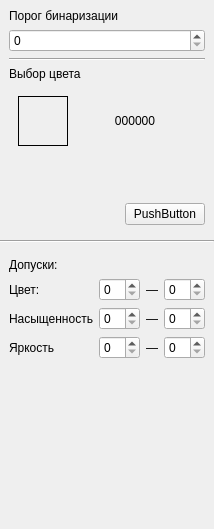
<?xml version="1.0" encoding="UTF-8"?>
<ui version="4.0">
 <class>BinarizatorSettingsForm</class>
 <widget class="QWidget" name="BinarizatorSettingsForm">
  <property name="geometry">
   <rect>
    <x>0</x>
    <y>0</y>
    <width>185</width>
    <height>529</height>
   </rect>
  </property>
  <property name="windowTitle">
   <string>Form</string>
  </property>
  <layout class="QVBoxLayout" name="verticalLayout">
   <property name="leftMargin">
    <number>0</number>
   </property>
   <property name="topMargin">
    <number>0</number>
   </property>
   <property name="rightMargin">
    <number>0</number>
   </property>
   <property name="bottomMargin">
    <number>15</number>
   </property>
   <item>
    <widget class="QWidget" name="widgetFilterType" native="true">
     <layout class="QVBoxLayout" name="verticalLayout_2">
      <item>
       <widget class="QLabel" name="label_2">
        <property name="text">
         <string>Порог бинаризации</string>
        </property>
       </widget>
      </item>
      <item>
       <widget class="QSpinBox" name="tresholdSpinBox">
        <property name="sizePolicy">
         <sizepolicy hsizetype="Minimum" vsizetype="Fixed">
          <horstretch>0</horstretch>
          <verstretch>0</verstretch>
         </sizepolicy>
        </property>
       </widget>
      </item>
      <item>
       <widget class="Line" name="line">
        <property name="orientation">
         <enum>Qt::Horizontal</enum>
        </property>
       </widget>
      </item>
      <item>
       <widget class="QLabel" name="label">
        <property name="text">
         <string>Выбор цвета </string>
        </property>
       </widget>
      </item>
      <item>
       <widget class="QWidget" name="horizontalWidget" native="true">
        <property name="sizePolicy">
         <sizepolicy hsizetype="Preferred" vsizetype="Fixed">
          <horstretch>0</horstretch>
          <verstretch>0</verstretch>
         </sizepolicy>
        </property>
        <layout class="QHBoxLayout" name="layoutColorInfo">
         <item>
          <widget class="QLabel" name="labelViewColor">
           <property name="sizePolicy">
            <sizepolicy hsizetype="Fixed" vsizetype="Fixed">
             <horstretch>0</horstretch>
             <verstretch>0</verstretch>
            </sizepolicy>
           </property>
           <property name="minimumSize">
            <size>
             <width>50</width>
             <height>50</height>
            </size>
           </property>
           <property name="maximumSize">
            <size>
             <width>50</width>
             <height>50</height>
            </size>
           </property>
           <property name="frameShape">
            <enum>QFrame::Box</enum>
           </property>
           <property name="text">
            <string/>
           </property>
           <property name="alignment">
            <set>Qt::AlignCenter</set>
           </property>
          </widget>
         </item>
         <item>
          <widget class="QLabel" name="labelNameColor">
           <property name="text">
            <string>000000</string>
           </property>
           <property name="alignment">
            <set>Qt::AlignCenter</set>
           </property>
          </widget>
         </item>
        </layout>
       </widget>
      </item>
     </layout>
    </widget>
   </item>
   <item>
    <widget class="QWidget" name="widgetColorSelect" native="true">
     <layout class="QVBoxLayout" name="verticalLayout_3">
      <item>
       <widget class="ColorSelector" name="colorSelector" native="true">
        <layout class="QHBoxLayout" name="layoutColorSelector"/>
       </widget>
      </item>
      <item>
       <widget class="QWidget" name="widgetColorFormat" native="true">
        <property name="sizePolicy">
         <sizepolicy hsizetype="Preferred" vsizetype="Fixed">
          <horstretch>0</horstretch>
          <verstretch>0</verstretch>
         </sizepolicy>
        </property>
        <layout class="QHBoxLayout" name="horizontalLayout">
         <property name="leftMargin">
          <number>0</number>
         </property>
         <property name="topMargin">
          <number>0</number>
         </property>
         <property name="rightMargin">
          <number>0</number>
         </property>
         <property name="bottomMargin">
          <number>0</number>
         </property>
         <item>
          <spacer name="horizontalSpacer">
           <property name="orientation">
            <enum>Qt::Horizontal</enum>
           </property>
           <property name="sizeHint" stdset="0">
            <size>
             <width>40</width>
             <height>20</height>
            </size>
           </property>
          </spacer>
         </item>
         <item>
          <widget class="QPushButton" name="pushButtonColorSelecting">
           <property name="text">
            <string>PushButton</string>
           </property>
          </widget>
         </item>
        </layout>
       </widget>
      </item>
     </layout>
    </widget>
   </item>
   <item>
    <widget class="Line" name="line_2">
     <property name="orientation">
      <enum>Qt::Horizontal</enum>
     </property>
    </widget>
   </item>
   <item>
    <widget class="QWidget" name="widget" native="true">
     <layout class="QGridLayout" name="gridLayout">
      <item row="1" column="3">
       <widget class="QSpinBox" name="hueRightMarginSpinBox"/>
      </item>
      <item row="3" column="1">
       <widget class="QSpinBox" name="valueLeftMarginSpinBox"/>
      </item>
      <item row="2" column="3">
       <widget class="QSpinBox" name="saturationRightMarginSpinBox"/>
      </item>
      <item row="3" column="3">
       <widget class="QSpinBox" name="valueRightMarginSpinBox"/>
      </item>
      <item row="2" column="1">
       <widget class="QSpinBox" name="saturationLeftMarginSpinBox"/>
      </item>
      <item row="2" column="0">
       <widget class="QLabel" name="label_7">
        <property name="text">
         <string>Насыщенность</string>
        </property>
       </widget>
      </item>
      <item row="3" column="0">
       <widget class="QLabel" name="label_8">
        <property name="text">
         <string>Яркость</string>
        </property>
       </widget>
      </item>
      <item row="1" column="0">
       <widget class="QLabel" name="label_6">
        <property name="text">
         <string>Цвет:</string>
        </property>
       </widget>
      </item>
      <item row="1" column="1">
       <widget class="QSpinBox" name="hueLeftMarginSpinBox"/>
      </item>
      <item row="0" column="0" colspan="4">
       <widget class="QLabel" name="label_3">
        <property name="text">
         <string>Допуски:</string>
        </property>
       </widget>
      </item>
      <item row="1" column="2">
       <widget class="QLabel" name="label_4">
        <property name="text">
         <string>—</string>
        </property>
       </widget>
      </item>
      <item row="2" column="2">
       <widget class="QLabel" name="label_5">
        <property name="text">
         <string>—</string>
        </property>
       </widget>
      </item>
      <item row="3" column="2">
       <widget class="QLabel" name="label_9">
        <property name="text">
         <string>—</string>
        </property>
       </widget>
      </item>
     </layout>
    </widget>
   </item>
   <item>
    <spacer name="verticalSpacer_2">
     <property name="orientation">
      <enum>Qt::Vertical</enum>
     </property>
     <property name="sizeHint" stdset="0">
      <size>
       <width>20</width>
       <height>40</height>
      </size>
     </property>
    </spacer>
   </item>
  </layout>
 </widget>
 <customwidgets>
  <customwidget>
   <class>ColorSelector</class>
   <extends>QWidget</extends>
   <header>colorselector.h</header>
   <container>1</container>
  </customwidget>
 </customwidgets>
 <resources/>
 <connections/>
</ui>
